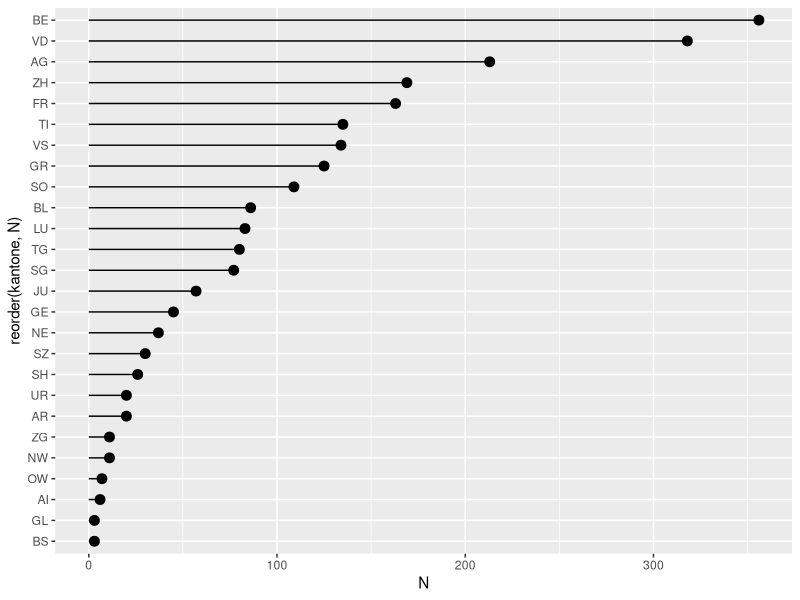
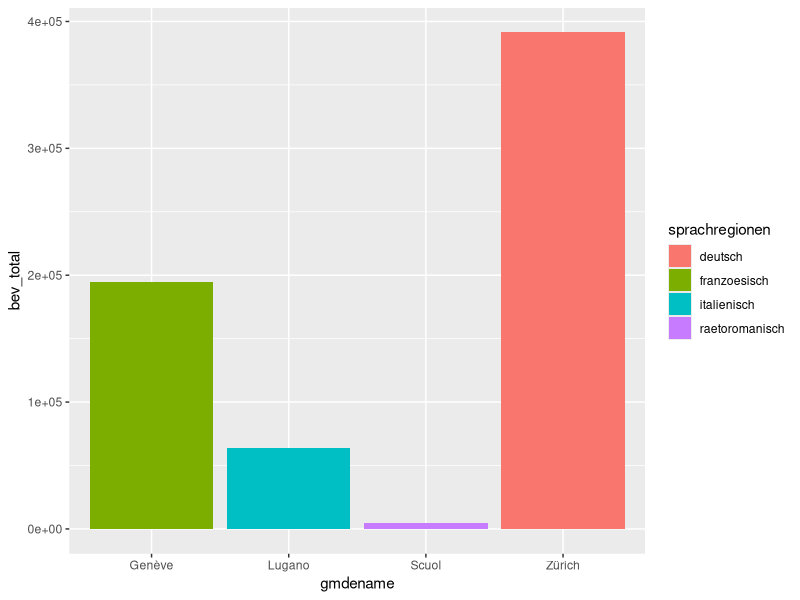

These figures' R source, in order:

rm(list=ls())

# data.table version
# -----------------------------------------------------
library(dplyr)
library(readr)

df <- read_csv("dataviz/GemeindeDaten/gemeindedaten.csv")

# Beantworten Sie folgende Fragen:
# Wie viele Gemeinden gab es in der Schweiz im Jahr 2014?
nrow(df)
# Was ist die mittlere Einwohnerzahl einer Schweizer Gemeinde?
mean(df$bev_total)
# Wie viele Einwohner leben in der grössten Gemeinde?
df %>%
  arrange(desc(bev_total)) %>%
  head(1) %>%
  select(gmdename, kantone, grossregionen, bev_total)
# Wie viele in der kleinsten?
df %>%
  arrange(bev_total) %>%
  head(1) %>%
  select(gmdename, kantone, grossregionen, bev_total)

library(ggplot2)
# 5. In welchem Kanton gibt es am meisten Gemeinden? In welchem am wenigsten?

df %>% 
  group_by(kantone) %>% 
  summarise(N = n()) %>% 
  ggplot(aes(x = reorder(kantone, N), y = N)) +
  geom_point(size = 3) +
  geom_segment(aes(xend = kantone, yend = 0), lineend = 1) +
  coord_flip()

# 6. Betrachten Sie die Einwohnerzahlen der Gemeinden gruppiert nach Sprachregionen. Wie
# heissen die jeweils grössten Gemeinden?

df %>%
  group_by(sprachregionen) %>% 
  mutate(rank = dense_rank(-bev_total)) %>% 
  filter(rank == 1) %>% 
  ggplot(aes(x = gmdename, y = bev_total, fill = sprachregionen)) +
  geom_bar(stat = "identity", position = "dodge")


# 7. Betrachten Sie die Veränderung der Einwohnerzahl von 2010 bis 2014 nach Sprachregionen. In
# welcher Sprachregionen sind die Gemeinden am stärksten gewachsen? In welcher am wenigsten oder gibt es Sprachregionen, in welcher die Einwohnerentwicklung in der Tendenz sogar eher rückläufig ist? Analysieren sie zusätzlich graphisch, ob die Unterscheidung von städtischen und ländlichen Gemeinden dabei eine Rolle spielt?
# 
# 
# 
# 
# 8. Untersuchen Sie die Zusammenhangsstruktur folgender Variablen:
#   bev_dichte, bev_ausl, alter_0_19, alter_20_64, alter_65.,bevbew_geburt, sozsich_sh, strafen_stgb
# Gibt es Korrelationen? Falls ja, lassen Sie sich erklären oder sind sie eher unerwartet? Suchen Sie sich einen Ihnen interessant erscheinenden Zusammenhang und schauen Sie sich diesen in einem eigenen Scatterplot an
# 9. Visualisieren Sie eine Kontingenztabelle mit den Variablen Stadt_Land und Sprachregionen. Welcher Gemeindetyp überwiegt bei deutschsprachigen Gemeinden, welcher bei italienischsprachigen Gemeinden. Gibt es in jeder Sprachregion isolierte Städte?
# 10. Erstellen Sie ein politisches Profil nach Sprachregionen mit der Hilfe der Variablen zu den Wähleranteilen.
# 
